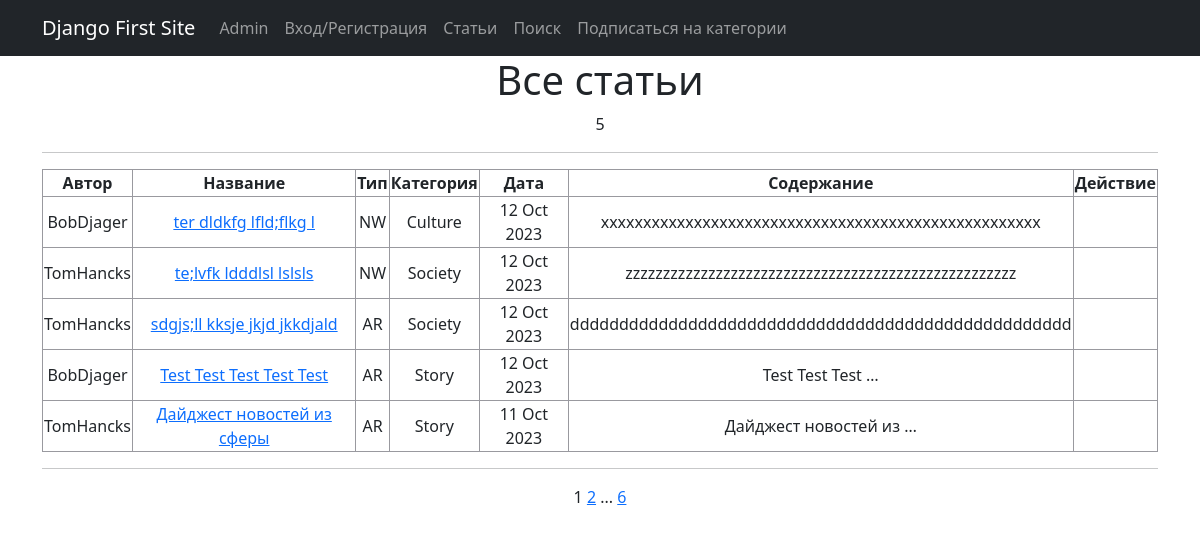
Before: /news/ with the older database file.
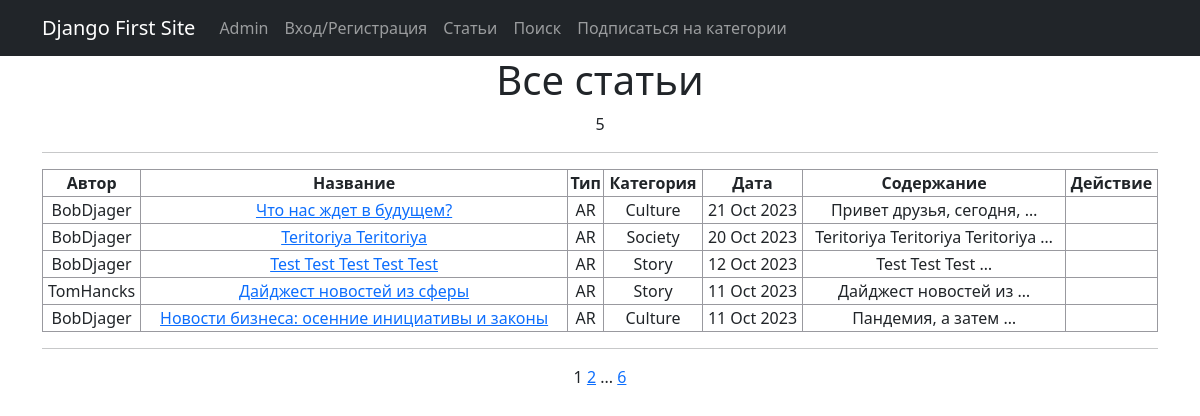
After: the same page with the newer database file.
### news/models.py (models this page shows, shortened)
class Post(models.Model):
    news = 'NW'
    article = 'AR'
    CATEGORY_CHOICES = [
        (news, 'Новость'),
        (article, 'Статья')
    ]
    post_author = models.ForeignKey(Author, on_delete=models.CASCADE)
    category_type = models.CharField(max_length=2, choices=CATEGORY_CHOICES,
                                     default=article)
    post_date = models.DateTimeField(auto_now_add=True)
    post_category = models.ManyToManyField(Category, through='PostCategory')
    post_title = models.CharField(max_length=128)
    post_text = models.TextField()
    post_rating = models.SmallIntegerField(default=0)

class Author(models.Model):
    author_user = models.OneToOneField(User, on_delete=models.CASCADE)
    author_rating = models.SmallIntegerField(default=0)
    def __str__(self):
        return f'{self.author_user.username}'

class Category(models.Model):
    category_name = models.CharField(max_length=64, unique=True)
    subscribers = models.ManyToManyField(User, related_name='categories',
                                         default='')

### news/views.py (the view)
# urls.py: path('', cache_page(60)(PostList.as_view()), name='news'),  # 1m
class PostList(ListView):
    model = Post
    ordering = '-post_date'
    template_name = 'news.html'
    context_object_name = 'news'
    paginate_by = 5
    def get_context_data(self, **kwargs):
        context = super().get_context_data(**kwargs)
        return context

### news/templates/news/news.html (shortened to what this page needs)
{% extends 'flatpages/default.html' %}
{% load censor_filters %}
{% block content %}
<h1>Все статьи</h1>
{{ news|length }}
<hr>
{% if news|length %}
    <table>
        <tr>
            <th>Автор</th>
            <th>Название</th>
            <th>Тип</th>
            <th>Категория</th>
            <th>Дата</th>
            <th>Содержание</th>
            <th>Действие</th>
        </tr>
        {% for post in news %}
        <col>
            <td>{{ post.post_author}}</td>
            <td><a href="{% url 'post_detail' pk=post.id %}">{{ post.post_title }}</a></td>
            <td>{{ post.category_type }}</td>
            <td>
                    {% for cat in post.post_category.all %}
                        {{ cat.category_name }}
                    {% endfor %}
            </td>
            <td>{{ post.post_date|date:'d M Y'}}</td>
            <td>{{ post.post_text|truncatewords:3}}</td>
            <td>
            </td>
        {% endfor %}
    </table>
            <hr>
        {% else %}
            <h1>Извините на данный момент статей нет</h1>
{% endif %}
{{ page_obj.number }}
{% if page_obj.has_next %}
    <a href="?page={{ page_obj.next_page_number }}">{{ page_obj.next_page_number }}</a>
    {% if paginator.num_pages != page_obj.next_page_number %}
    ...
    <a href="?page={{ page_obj.paginator.num_pages }}">{{ page_obj.paginator.num_pages }}</a>
    {% endif %}
{% endif %}
{% endblock content %}

### news/templates/news/flatpages/default.html (shortened to what this page needs)
<!DOCTYPE html>
<html lang="en">
{% load cache %}
{% cache 600 header %}
    <head>
        {% load static %}
        <link href="{% static 'css/styles.css' %}" rel="stylesheet" />
    </head>
{% endcache %}
{% cache 600 body %}
    <body>
       <nav class="navbar navbar-expand-lg navbar-dark bg-dark static-top">
            <div class="container">
                <a class="navbar-brand" href="#">Django First Site</a>
                <div class="collapse navbar-collapse" id="navbarResponsive">
                    <ul class="navbar-nav ml-auto">
                        <li class="nav-item active">
                            <a class="nav-link" href="/admin/">Admin
                            </a>
                        </li>
                        <li class="nav-item active">
                            <a class="nav-link" href="/accounts/login/">Вход/Регистрация
                            </a>
                        </li>
                        <li class="nav-item">
                            <a class="nav-link" href="/news/">Статьи</a>
                        </li>
                        <li class="nav-item">
                            <a class="nav-link" href="/news/search/">Поиск</a>
                        </li>
                        <li class="nav-item">
                            <a class="nav-link"
                               href="/subscriptions/">Подписаться на категории
                            </a>
                        </li>
                    </ul>
                </div>
            </div>
        </nav>
{% endcache %}
        <div class="container">
            <div class="row">
                <div class="col-lg-12 text-center">
                    {% block content %}
                    {% endblock content %}
                </div>
            </div>
        </div>
    </body>
</html>

### news/templates/news/flatpages/default.html (style rules this page uses)
table { border: 1px solid #99999FFF; }
th { border: 1px solid #99999FFF; }
td { border: 1px solid #99999FFF; }
table { width: 100%; }

Changed rows visible on the page:
removed Post: post_author "BobDjager", post_title "ter dldkfg lfld;flkg l", category_type "NW", post_date "12 Oct 2023", post_text "xxxxxxxxxxxxxxxxxxxxxxxxxxxxxxxxxxxxxxxxxxxxxxxxxxxx", Category (category_name "Culture")
removed Post: post_author "TomHancks", post_title "te;lvfk ldddlsl lslsls", category_type "NW", post_date "12 Oct 2023", post_text "zzzzzzzzzzzzzzzzzzzzzzzzzzzzzzzzzzzzzzzzzzzzzzzzzzzz", Category (category_name "Society")
removed Post: post_author "TomHancks", post_title "sdgjs;ll kksje jkjd jkkdjald", category_type "AR", post_date "12 Oct 2023", post_text "ddddddddddddddddddddddddddddddddddddddddddddddddddd", Category (category_name "Society")
added Post: post_author "BobDjager", post_title "Что нас ждет в будущем?", category_type "AR", post_date "21 Oct 2023", post_text "Привет друзья, сегодня, …", Category (category_name "Culture")
added Post: post_author "BobDjager", post_title "Teritoriya Teritoriya", category_type "AR", post_date "20 Oct 2023", post_text "Teritoriya Teritoriya Teritoriya …", Category (category_name "Society")
now on this page (row unchanged): Post: post_author "BobDjager", post_title "Новости бизнеса: осенние инициативы и законы", category_type "AR", post_date "11 Oct 2023", post_text "Пандемия, а затем …", Category (category_name "Culture")
